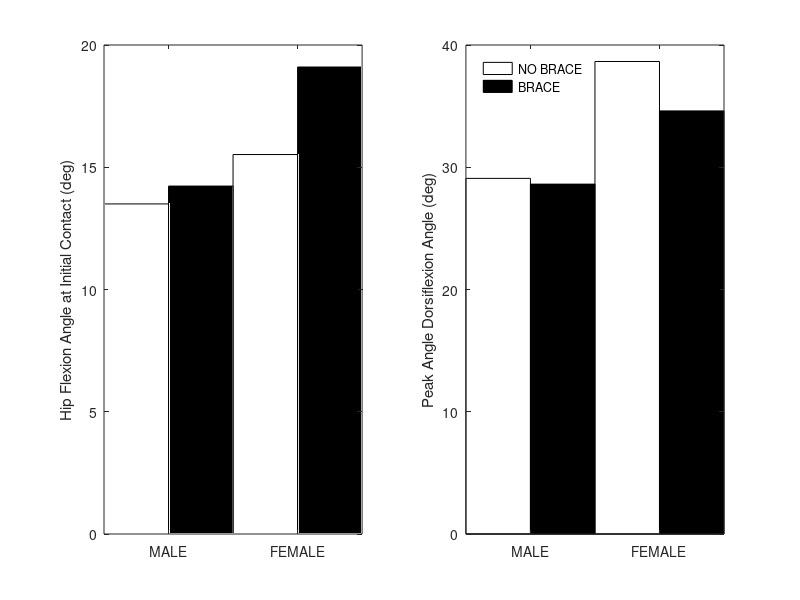

Reproduce this figure in MATLAB. (Note: this script raises an error after producing the figure.)
%% Created by: Katie Ewing 
% Modified: June 2015

%% Plots side-by-side bar plots of brace/gender interaction variables 

subplot(1,2,1)
Male=[13.50 14.230];
Female=[15.520 19.100];
% MaleStd=
b=bar([Male;Female],'BarWidth',1);
% legend('NO BRACE', 'BRACE', 'Location','northwest');
% legend('boxoff');
ylabel('Hip Flexion Angle at Initial Contact (deg)');
set(gca, 'XTickLabel', {'MALE', 'FEMALE'});
set(b(1),'FaceColor','w');
set(b(2),'FaceColor','k');

subplot(1,2,2)
Male=[29.090 28.620];
Female=[38.650 34.610];
b=bar([Male;Female],'BarWidth',1);
legend('NO BRACE', 'BRACE', 'Location','northwest');
legend('boxoff');
ylabel('Peak Angle Dorsiflexion Angle (deg)');
set(gca, 'XTickLabel', {'MALE', 'FEMALE'});
set(b(1),'FaceColor','w');
set(b(2),'FaceColor','k');

errorbarxy(Male, [1 2]);

% standard errors
% 	0	1.303	1.303
% 	1	1.259	1.219

%% Pie chart of joint contributions to total work

x=[.1995, .3237, .4769];
labels={'20%','32%','48%'};
x1=subplot(1,2,1,'Position',[0.15 0.3 0.4 0.4])
% xp=findobj(x1, 'Type','patch');
xp=pie(x,labels);
% set(xp, 'LineWidth',2);
% set(xp, 'EdgeColor','none');
title(x1, 'NO BRACE','FontWeight','bold','FontSize',12);
set(xp(1),'FaceColor',['w']);
set(xp(3),'FaceColor',[0.4 0.4 0.4]);
set(xp(5),'FaceColor',['k']);
set(xp(6),'Color',['w']);

hText = findobj(xp,'Type','text');
textPositions_cell = get(hText,{'Position'}); % cell array
textPositions = cell2mat(textPositions_cell); % numeric array
textPositions = textPositions * 0.4; % scale position
set(hText,{'Position'},num2cell(textPositions,[3,2])) % set new position


y=[.2570, .3309, .4121];
labels={'26%','33%','41%'};
y1=subplot(1,2,2,'Position',[0.45 0.3 0.4 0.4]);
yp=pie(y,labels);
title(y1, 'BRACE','FontWeight','bold','FontSize',12);

set(yp(1),'FaceColor',['w']);
set(yp(3),'FaceColor',[0.4 0.4 0.4]);
set(yp(5),'FaceColor',['k']);
set(yp(6),'Color',['w']);

hText = findobj(yp,'Type','text');
textPositions_cell = get(hText,{'Position'}); % cell array
textPositions = cell2mat(textPositions_cell); % numeric array
textPositions = textPositions * 0.4; % scale position
set(hText,{'Position'},num2cell(textPositions,[3,2])) % set new position

set(findall(gcf,'type','text'),'FontName','Times');

%%


